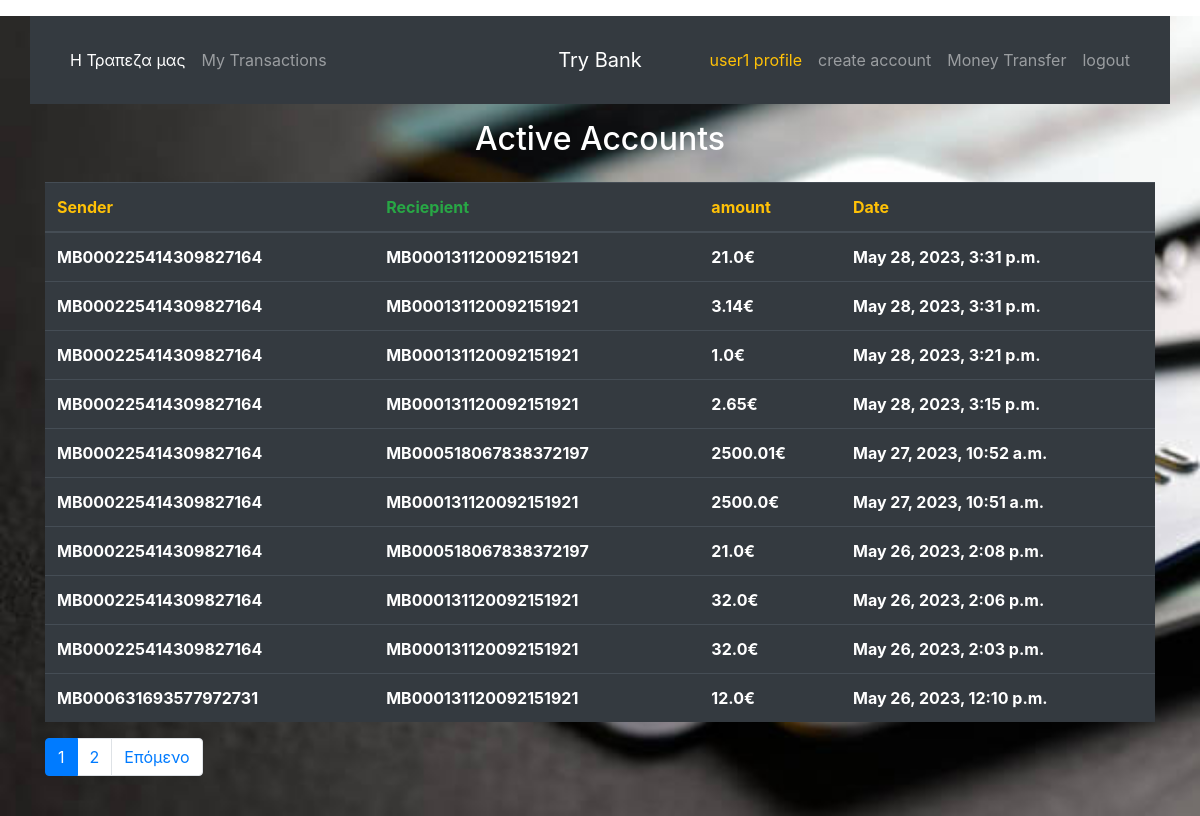
/my_transactions/ (signed in), run on the app's committed database.
### customers/models.py (models this page shows, shortened)
class Transactions(models.Model):
    sender_acc = models.ForeignKey(Accounts,on_delete=models.CASCADE, related_name='sender_acc')
    recipient_acc = models.ForeignKey(Accounts, on_delete=models.CASCADE, related_name='recipient_acc')
    amount = models.FloatField()
    date = models.DateTimeField(auto_now_add=True,null=True, blank=True)

class Accounts(models.Model):
    owner = models.ForeignKey(User, on_delete = models.CASCADE)
    acc_number = models.CharField(primary_key=True, max_length=20)
    balance = models.FloatField(default= 0)

### customers/views.py (the view)
# urls.py: path('my_transactions/',views.my_transactions, name= 'my_transactions'),
@login_required()
def my_transactions(request):
    user = request.user
    sender = Accounts.objects.filter(owner= user).all()
    saw_me = Transactions.objects.filter((Q(sender_acc__in=sender) | Q(recipient_acc__in=sender)))
    saw_me = saw_me.order_by('-date')
    paginator = Paginator(saw_me, per_page=10)
    page_number = request.GET.get('page', 1)
    pagin = paginator.get_page(page_number)
    context = {
        'pagin' : pagin,
    }
    return render(request, 'mytransactions.html', context)

### templates/mytransactions.html (shortened to what this page needs)
{% extends 'welcome_page.html' %}
{% block content %}
<div class="container">
    <div>
  <h2 class="text-center text-white">Active Accounts</h2>
    </div>
<div class="mt-4">
  <table class="table table-dark mt-4">
    <thead>
      <tr>
        <th class="text-warning">Sender</th>
        <th class="text-success">Reciepient</th>
        <th class="text-warning">amount</th>
        <th class="text-warning">Date</th>
      </tr>
    </thead>
      {% for object in pagin %}
      <tr>
          <th>{{object.sender_acc.acc_number}}</th>
          <th>{{object.recipient_acc.acc_number}}</th>
          <th>{{object.amount}}€</th>
          <th>{{object.date}}</th>
      </tr>
        {% endfor %}
      </table>
<nav aria-label="...">
  <ul class="pagination mt-3">
<li class="page-item active">
      <span class="page-link">{{pagin.number}}
      </span>
</li>
    {% if pagin.has_next%}
    <li class="page-item"><a class="page-link" href="?page={{pagin.next_page_number}}">{{pagin.next_page_number}}</a></li>
     <li class="page-item">
      <a class="page-link" href="?page={{pagin.next_page_number}}">Επόμενο</a>
       </li>
    {% endif %}
  </ul>
</nav>
</div>
</div>
{% endblock content %}

### templates/welcome_page.html (shortened to what this page needs)
<!DOCTYPE html>
{% load static %}
<html lang="en">
<head>
  <link rel="stylesheet" href="https://cdnjs.cloudflare.com/ajax/libs/font-awesome/4.7.0/css/font-awesome.min.css">
  <link rel="stylesheet" href="https://cdn.jsdelivr.net/npm/bootstrap@4.6.2/dist/css/bootstrap.min.css">
<body>
<div class="bg">
<div class="container p-3 my-3 bg-dark text-white">
  <nav class="navbar navbar-expand-md navbar-dark bg-dark">
    <div class="navbar-collapse collapse w-100 order-1 order-md-0 dual-collapse2">
        <ul class="navbar-nav mr-auto">
            <li class="nav-item active">
                <a class="nav-link" href="{% url 'our_bank' %}">Η Τραπεζα μας</a>
            </li>
            {% if user.is_authenticated %}
            <li class="nav-item">
                <a class="nav-link" href="{% url 'my_transactions' %}">My Transactions</a>
            </li>
        </ul>
        {% endif %}
    </div>
    <div class="mx-auto order-0">
        <a class="navbar-brand mx-auto" href="{% url 'welcome_page' %}">Try Bank</a>
    </div>
    {% if user.is_authenticated %}
    <div class="navbar-collapse collapse w-100 order-3 dual-collapse2">
        <ul class="navbar-nav ml-auto">
            <li class="nav-item">
                <a class="nav-link text-warning" href="{% url 'user_profile' %}">{{user.username}} profile</a>
            </li>
            <li class="nav-item">
                <a class="nav-link " href="{% url 'create_account' %}">create account</a>
            </li>
            <li class="nav-item">
                <a class="nav-link " href="{% url 'transfer3' %}">Money Transfer</a>
            </li>
           <li class="nav-item">
                <a class="nav-link" href="{% url 'logout_user' %}">logout</a>
           </li>
        </ul>
    </div>
      {% endif %}
</nav>
  </div>
{% block content%} {% endblock content%}
  </div>
</body>
</html>

### data on the page
Transactions: sender_acc.acc_number "MB000225414309827164", recipient_acc.acc_number "MB000131120092151921", amount "21.0", date "May 28, 2023, 3:31 p.m."
Transactions: sender_acc.acc_number "MB000225414309827164", recipient_acc.acc_number "MB000131120092151921", amount "3.14", date "May 28, 2023, 3:31 p.m."
Transactions: sender_acc.acc_number "MB000225414309827164", recipient_acc.acc_number "MB000131120092151921", amount "1.0", date "May 28, 2023, 3:21 p.m."
Transactions: sender_acc.acc_number "MB000225414309827164", recipient_acc.acc_number "MB000131120092151921", amount "2.65", date "May 28, 2023, 3:15 p.m."
Transactions: sender_acc.acc_number "MB000225414309827164", recipient_acc.acc_number "MB000518067838372197", amount "2500.01", date "May 27, 2023, 10:52 a.m."
Transactions: sender_acc.acc_number "MB000225414309827164", recipient_acc.acc_number "MB000131120092151921", amount "2500.0", date "May 27, 2023, 10:51 a.m."
Transactions: sender_acc.acc_number "MB000225414309827164", recipient_acc.acc_number "MB000518067838372197", amount "21.0", date "May 26, 2023, 2:08 p.m."
Transactions: sender_acc.acc_number "MB000225414309827164", recipient_acc.acc_number "MB000131120092151921", amount "32.0", date "May 26, 2023, 2:06 p.m."
Transactions: sender_acc.acc_number "MB000225414309827164", recipient_acc.acc_number "MB000131120092151921", amount "32.0", date "May 26, 2023, 2:03 p.m."
Transactions: sender_acc.acc_number "MB000631693577972731", recipient_acc.acc_number "MB000131120092151921", amount "12.0", date "May 26, 2023, 12:10 p.m."

### other printed values
{{ user.username }} "user1"
{{ pagin.number }} "1"
{{ pagin.next_page_number }} "2"
